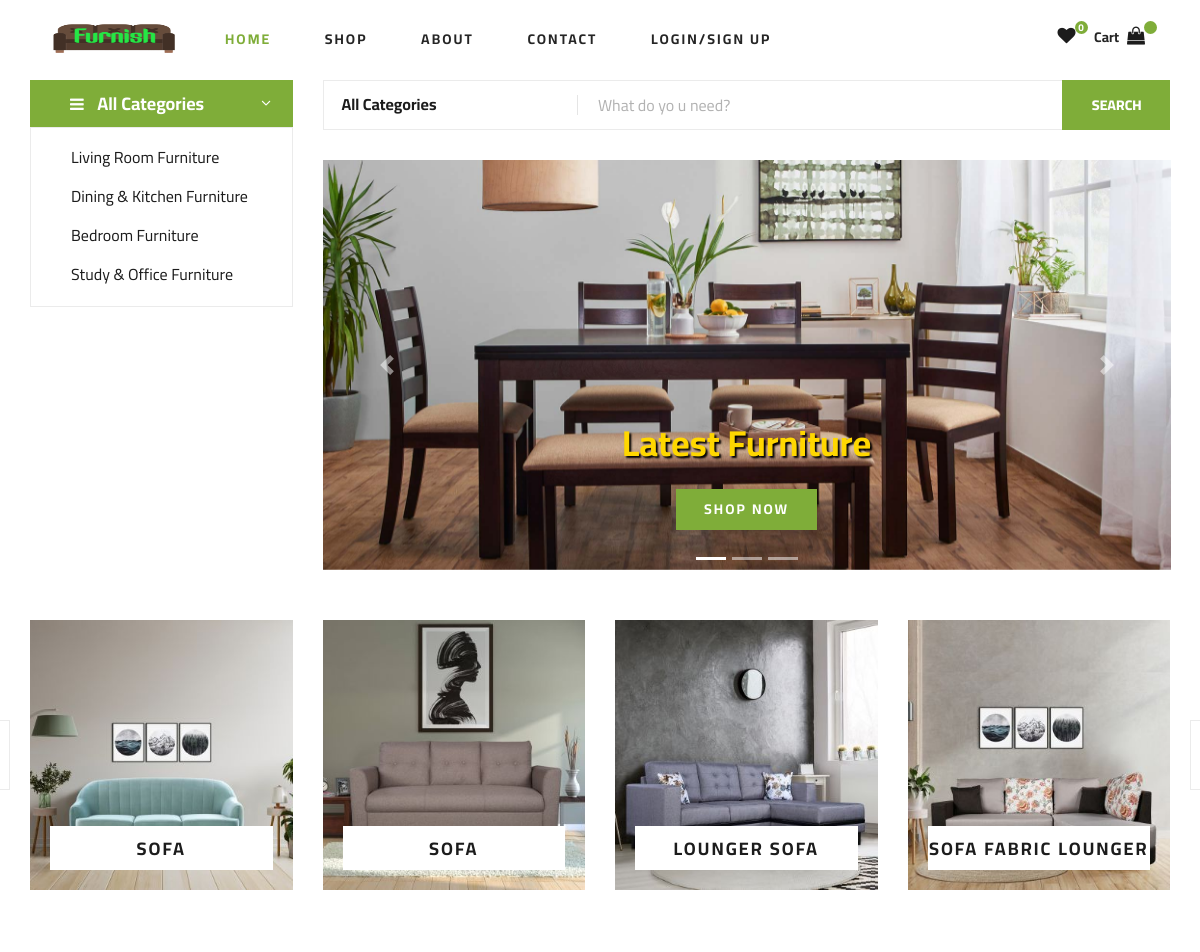
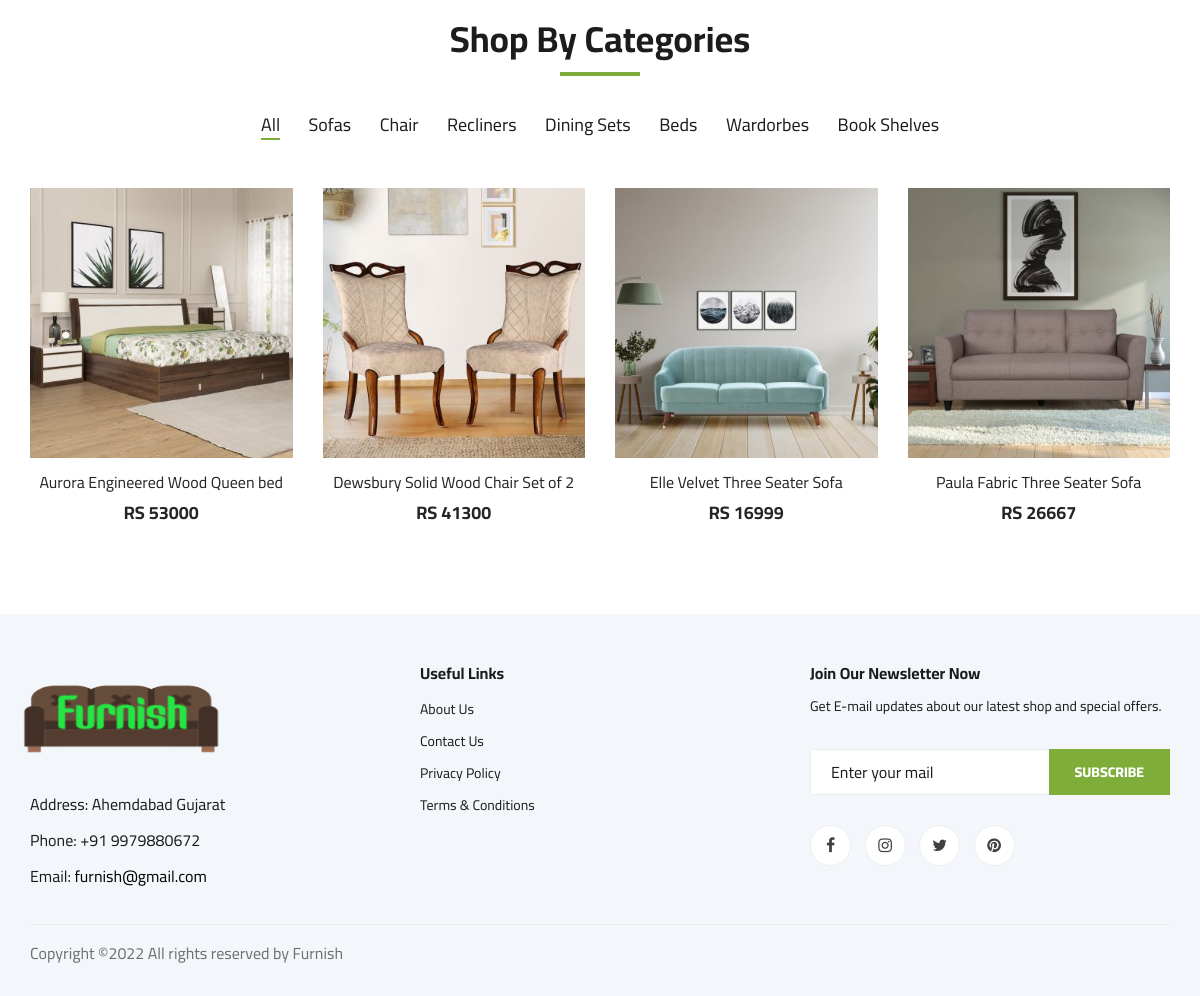
The page / on the database its author committed (2 pictures, top to bottom).
### tables this page shows
CREATE TABLE `category` (
  `category_id` int(11) NOT NULL,
  `category_name` varchar(30) NOT NULL
);

CREATE TABLE `slider` (
  `id` int(11) NOT NULL,
  `slider_title` varchar(30) NOT NULL,
  `slider_image` varchar(100) NOT NULL
);

CREATE TABLE `product` (
  `p_id` int(11) NOT NULL,
  `category_id` int(11) NOT NULL,
  `scategory_id` int(11) NOT NULL,
  `supplier_id` int(11) NOT NULL,
  `p_name` varchar(60) NOT NULL,
  `short_name` varchar(30) NOT NULL,
  `p_price` float NOT NULL,
  `p_quantity` int(11) NOT NULL,
  `p_image` varchar(1024) NOT NULL,
  `p_colour` varchar(50) NOT NULL,
  `p_description` varchar(255) NOT NULL,
  `date` timestamp NOT NULL DEFAULT current_timestamp() ON UPDATE current_timestamp()
);

### index.php (the view, shortened to what this page needs)
<!DOCTYPE html>
<html lang="en">
<head>
    <link rel="stylesheet" href="css/bootstrap.min.css" type="text/css">
    <link rel="stylesheet" href="css/font-awesome.min.css" type="text/css">
    <link rel="stylesheet" href="css/elegant-icons.css" type="text/css">
    <link rel="stylesheet" href="css/nice-select.css" type="text/css">
    <link rel="stylesheet" href="css/jquery-ui.min.css" type="text/css">
    <link rel="stylesheet" href="css/owl.carousel.min.css" type="text/css">
    <link rel="stylesheet" href="css/slicknav.min.css" type="text/css">
    <link rel="stylesheet" href="css/style.css" type="text/css">
    <link rel="stylesheet" href="admin/css/animate.min.css" type="text/css">
</head>
<body>
    <?php include 'header.php';?>
    <section class="hero">
        <div class="container">
            <div class="row">
                <div class="col-lg-3">
                    <div class="hero__categories animated flipInY">
                        <div class="hero__categories__all">
                            <i class="fa fa-bars"></i>
                            <span>All Categories</span>
                        </div>
                        <?php
                            include('fetch_category.php');
                        ?>
                    </div>
                </div>
                <div class="col-lg-9">
                    <div class="hero__search">
                        <div class="hero__search__form">
                            <form action="search.php" method="GET">
                                <div class="hero__search__categories">
                                    All Categories
                                </div>
                                <input type="text" name="search_text" placeholder="What do yo u need?">
                                <button type="submit" name="btn_search" class="site-btn">SEARCH</button>
                            </form>
                        </div>
                    </div>
                    <div id="myslider" class="carousel slide animated zoomIn" data-ride="carousel">
                        <?php
                            $slider_result= $con->query("select * from slider");
                        ?>
                        <ul class="carousel-indicators">
                            <?php
                                $i=0;
                                foreach($slider_result as $row_slider){
                                    $actives='';
                                    if ($i==0) {
                                       $actives='active';
                                    }
                            ?>
                            <li data-target="#myslider" data-slide-to="<?= $i; ?>" class="<?= $actives; ?>"></li>
                            <?php
                                $i++; }
                            ?>
                        </ul>
                        <div class="carousel-inner">
                        <?php
                                $i=0;
                                foreach($slider_result as $row_slider){
                                    $actives='';
                                    if ($i==0) {
                                       $actives='active';
                                    }
                            ?>
                            <div class="carousel-item <?= $actives; ?>">
                                <img src="./admin/uploads/product/<?=$row_slider['slider_image']; ?>" alt="furniture" width="100%" height="410">
                                <div class="carousel-caption animated zoomIn">
                                    <h2 class="h2Slider"><?= $row_slider['slider_title']; ?></h2><br>
                                    <a href="shop-grid.php" class="primary-btn">SHOP NOW</a>
                                </div>
                            </div>
                            <?php
                                $i++; }
                            ?>
                        </div>
                        <a class="carousel-control-prev" href="#myslider" data-slide="prev">
                            <span class="carousel-control-prev-icon"></span>
                        </a>
                        <a class="carousel-control-next" href="#myslider" data-slide="next">
                            <span class="carousel-control-next-icon"></span>
                        </a>
                    </div>
                </div>
            </div>
        </div>
    </section>
    <section class="categories">
        <div class="container">
            <div class="row">
                <div class="categories__slider owl-carousel">
                    <?php
                        $ress=mysqli_query($con,"SELECT * FROM `product` LIMIT 6;");
                        while($roww=mysqli_fetch_array($ress))
                        {
                    ?>
                    <div class="col-lg-3">
                        <div class="categories__item set-bg"
                            data-setbg="<?php echo './admin/uploads/product/'.$roww['p_image']; ?>">
                            <h5><a href="shop-details.php?id=<?=$roww['p_id']?>">
                                    <?php echo $roww['short_name'];?>
                                </a></h5>
                        </div>
                    </div>
                    <?php
                        }
                    ?>
                </div>
            </div>
        </div>
    </section>
    <section class="featured spad">
        <div class="container">
            <div class="row">
                <div class="col-lg-12">
                    <div class="section-title">
                        <h2>Shop By Categories</h2>
                    </div>
                    <div class="featured__controls">
                        <ul>
                            <li class="active" data-filter="*">All</li>
                            <li data-filter=".sofa">Sofas</li>
                            <li data-filter=".chair">Chair</li>
                            <li data-filter=".recliners">Recliners</li>
                            <li data-filter=".dinning">Dining Sets</li>
                            <li data-filter=".bed">Beds</li>
							<li data-filter=".fastfood">Wardorbes</li>
							<li data-filter=".book">Book Shelves</li>
                        </ul>
                    </div>
                </div>
            </div>
            <div class="row featured__filter ">
                <?php
                    $res=mysqli_query($con,"select * from product where p_name LIKE '%bed%'");
                    while($row=mysqli_fetch_array($res))
                    {
			    ?>
                <div class="col-lg-3 col-md-4 col-sm-6 mix bed">
                    <div class="featured__item">
                        <div class="featured__item__pic set-bg"
                            data-setbg="<?php echo './admin/uploads/product/'.$row['p_image']; ?>">
                        </div>
                        <div class="featured__item__text">
                            <h6><a href="shop-details.php?id=<?=$row['p_id']?>">
                                    <?php echo $row['p_name'];?>
                                </a></h6>
                            <h5>RS
                                <?php echo $row['p_price']; ?>
                            </h5>
                        </div>
                    </div>
                </div>
                <?php
				  }
			    ?>
                <?php
                    $res=mysqli_query($con,"select * from product where p_name LIKE '%chair%'");
                    while($row=mysqli_fetch_array($res))
                    {
                ?>
                <div class="col-lg-3 col-md-4 col-sm-6 mix chair">
                    <div class="featured__item">
                        <div class="featured__item__pic set-bg"
                            data-setbg="<?php echo './admin/uploads/product/'.$row['p_image']; ?>">
                        </div>
                        <div class="featured__item__text">
                            <h6><a href="shop-details.php?id=<?=$row['p_id']?>">
                                    <?php echo $row['p_name'];?>
                                </a></h6>
                            <h5>RS
                                <?php echo $row['p_price']; ?>
                            </h5>
                        </div>
                    </div>
                </div>
                <?php
                  }
                ?>
                <?php
                    $res=mysqli_query($con,"select * from product where p_name LIKE '%sofa%'");
                    while($row=mysqli_fetch_array($res))
                    {
                ?>
                <div class="col-lg-3 col-md-4 col-sm-6 mix sofa">
                    <div class="featured__item">
                        <div class="featured__item__pic set-bg"
                            data-setbg="<?php echo './admin/uploads/product/'.$row['p_image']; ?>">
                        </div>
                        <div class="featured__item__text">
                            <h6><a href="shop-details.php?id=<?=$row['p_id']?>">
                                    <?php echo $row['p_name'];?>
                                </a></h6>
                            <h5>RS
                                <?php echo $row['p_price']; ?>
                            </h5>
                        </div>
                    </div>
                </div>
                <?php
                  }
                ?>
            </div>
        </div>
    </section>
    <?php include_once 'footer.php';?>
</body>
</html>

### header.php (shortened to what this page needs)
<?php
    include('config.php');
    if (isset($_SESSION['login_userid'])) {
        $sql_wishlist = "SELECT COUNT(id) FROM `wishlist` WHERE cust_id='" . $_SESSION['login_userid'] . "'";
        $res_wishlist = mysqli_query($con, $sql_wishlist);
        $row_wishlist = mysqli_fetch_assoc($res_wishlist);
        $count_wishlist = 0;
        foreach ($row_wishlist as $values) {
            $count_wishlist += $values;
        }
    } else {
        $count_wishlist = 0;
    }
?>
    <header class="header">
        <div class="container">
            <div class="row">
                <div class="col-lg-2">
                    <div class="header__logo">
                        <a href="./index.php"><img src="img/LOGO_FINAL.png" alt="" height="50px" width="200px"></a>
                    </div>
                </div>
                <div class="col-lg-8">
                    <nav class="header__menu">
                        <ul>
                            <li class="<?php echo (basename($_SERVER['PHP_SELF'])) == "index.php" ? "active" : "" ?>"><a href="./index.php">Home</a></li>
                            <li class="<?php echo (basename($_SERVER['PHP_SELF'])) == "shop-grid.php" ? "active" : "" ?>"><a href="./shop-grid.php">Shop</a></li>
                            <li class="<?php echo (basename($_SERVER['PHP_SELF'])) == "about_us.php" ? "active" : "" ?>"><a href="./about_us.php">About</a> </li>
                            <li class="<?php echo (basename($_SERVER['PHP_SELF'])) == "contact.php" ? "active" : "" ?>"><a href="./contact.php">Contact</a> </li>
                            <?php
if (isset($_SESSION['login_username'])) {?>
                      		<li><b> Welcome <font color="#7fad39">
                      	<?=$_SESSION['login_username']?></font></b>
                            <ul class="header__menu__dropdown">
                                <li><a href="my_orders.php">My orders</a></li>
                            </ul>
                        </li>
                      		<li><a href="logout.php"id="logout_user" class="ajax_right">Log Out</a></li>
						<?php } else {?>
							 <li class="<?php echo (basename($_SERVER['PHP_SELF'])) == "login_register.php" ? "active" : "" ?>"><a href="./login_register.php"> Login/Sign Up</a></li>
						<?php }?>
                        </ul>
                    </nav>
                </div>
                <div class="col-lg-2">
                    <div class="header__cart">
                        <ul>
                            <li><a href="./view_wishlist.php"><i class="fa fa-heart"></i> <span ><?php echo $count_wishlist; ?></span></a></li>
                            <li><div class="header__cart__price pr-2"><span> <a href="./shoping-cart.php">Cart</a>
                                </span></div><a href="shoping-cart.php"><i class="fa fa-shopping-bag"></i> <span id="cart_counter"></span></a></li>
                        </ul>
                    </div>
                </div>
            </div>
        </div>
    </header>

### fetch_category.php
<ul>
                        <?php
                            include('config.php');
                            $res=mysqli_query($con,"select * from category");
                            while($row=mysqli_fetch_array($res))
                            {
			            ?>
                            <li><a href="category.php?id=<?php echo $row['category_id'];?>&<?php echo $row['category_name'];?>"><?php echo $row['category_name']; ?></a></li>
                        <?php
				            }
			            ?>
</ul>

### footer.php
<footer class="footer spad">
        <div class="container">
            <div class="row">
                <div class="col-lg-3 col-md-6 col-sm-6">
                    <div class="footer__about">
                        <div class="footer__about__logo">
                            <a href="./index.html"><img src="img/LOGO_FINAL.png" alt=""></a>
                        </div>
                        <ul>
                            <li>Address: Ahemdabad Gujarat</li>
                            <li>Phone: +91 9979880672</li>
                            <li>Email: <a href="mailto:furnish@gmail.com">furnish@gmail.com</a> </li>
                        </ul>
                    </div>
                </div>
                <div class="col-lg-4 col-md-6 col-sm-6 offset-lg-1">
                    <div class="footer__widget">
                        <h6>Useful Links</h6>
                        <ul>
                            <li><a href="about_us.php">About Us</a></li>
                            <li><a href="contact.php">Contact Us</a></li>
                            <li><a href="#">Privacy Policy</a></li>
                            <li><a href="#">Terms & Conditions</a></li>
                        </ul>
                    </div>
                </div>
                <div class="col-lg-4 col-md-12">
                    <div class="footer__widget">
                        <h6>Join Our Newsletter Now</h6>
                        <p>Get E-mail updates about our latest shop and special offers.</p>
                        <form action="#">
                            <input type="text" placeholder="Enter your mail">
                            <button type="submit" class="site-btn">Subscribe</button>
                        </form>
                        <div class="footer__widget__social">
                            <a href="#"><i class="fa fa-facebook"></i></a>
                            <a href="#"><i class="fa fa-instagram"></i></a>
                            <a href="#"><i class="fa fa-twitter"></i></a>
                            <a href="#"><i class="fa fa-pinterest"></i></a>
                        </div>
                    </div>
                </div>
            </div>
            <div class="row">
                <div class="col-lg-12">
                    <div class="footer__copyright">
                        <div class="footer__copyright__text"><p>
  Copyright &copy;<script>document.write(new Date().getFullYear());</script> All rights reserved by Furnish
  </p></div>
                    </div>
                </div>
            </div>
        </div>
    </footer>

### rows shown on the page
category: category_name "Living Room Furniture"
category: category_name "Dining & Kitchen Furniture"
category: category_name "Bedroom Furniture"
category: category_name "Study & Office Furniture"
slider: slider_image (picture), slider_title "Latest Furniture"
product: shows a picture, short_name "SOFA", p_name "Elle Velvet Three Seater Sofa", p_price "16999"
product: shows a picture, short_name "SOFA", p_name "Paula Fabric Three Seater Sofa", p_price "26667"
product: shows a picture, short_name "LOUNGER SOFA"
product: shows a picture, short_name "SOFA FABRIC LOUNGER"
product: p_name "Aurora Engineered Wood Queen bed", p_price "53000"
product: p_name "Dewsbury Solid Wood Chair Set of 2", p_price "41300"

### other values the page prints
$count_wishlist "0"
